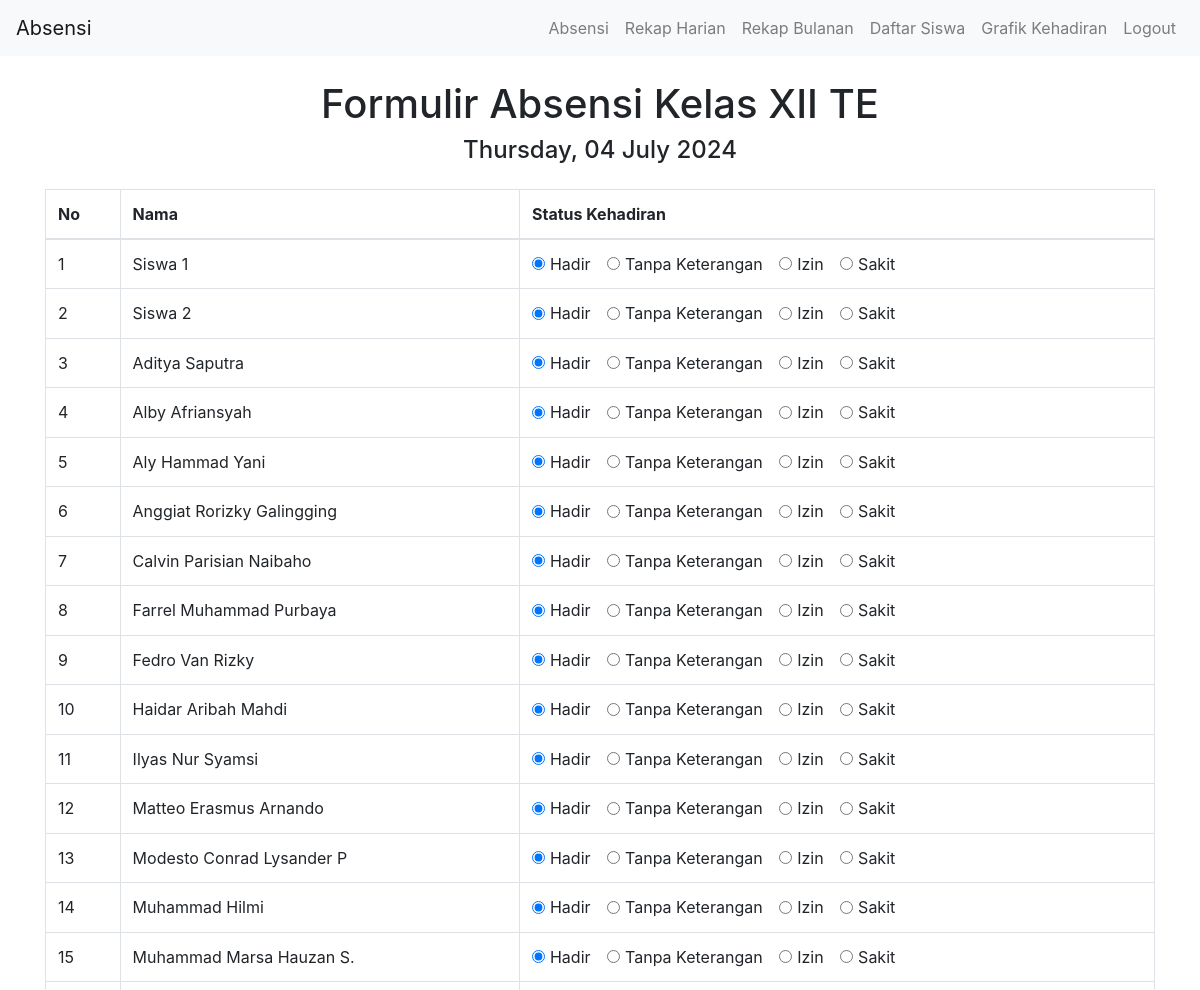
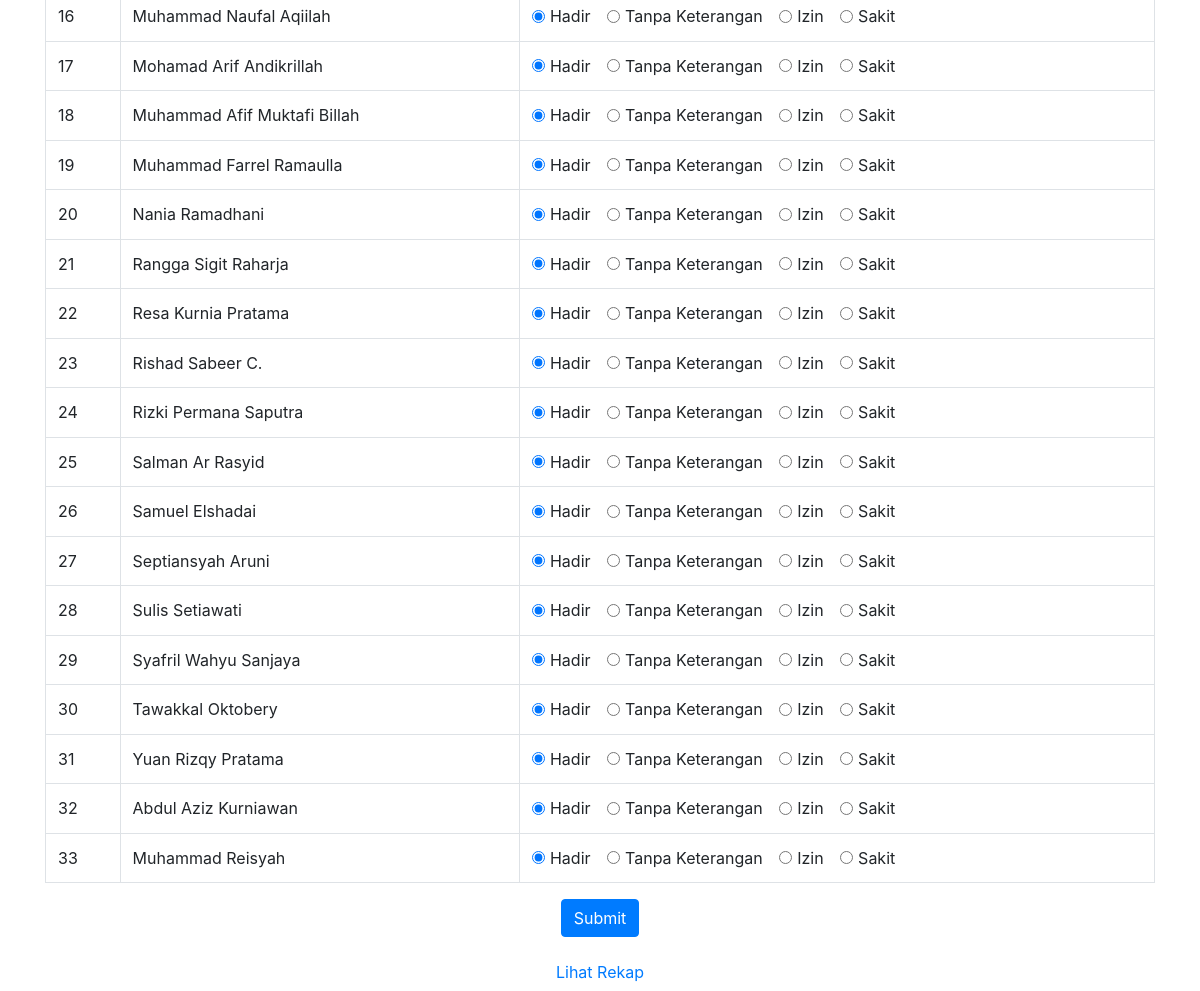
The app's page /index (signed in) with its own data (2 pictures, top to bottom).
### models.py (models this page shows, shortened)
class Student(db.Model):
    id = db.Column(db.Integer, primary_key=True)
    nama = db.Column(db.String(100))
    kelas = db.Column(db.String(10))
    attendances = db.relationship('Attendance', backref='student', lazy=True)

### app.py (the view, shortened to what this page needs)
@app.route('/index', methods=['GET', 'POST'])
@login_required
@walikelas_permission.union(sekretaris_permission).require(http_exception=403)
def index():
    students = Student.query.all()
    today = date.today()
    return render_template('index.html', students=students, today=today)

### app.py (called while the page is built)
@login_manager.user_loader
def load_user(user_id):
    with Session(db.engine) as session:
        return session.get(User, int(user_id))

@app.context_processor
def utility_processor():
    def total_attendance(student_id, year=datetime.now().year, month=datetime.now().month):
        return get_total_attendance(student_id, year, month)
    return dict(total_attendance=total_attendance)

### templates/index.html (shortened to what this page needs)
{% extends "base.html" %}
{% block content %}
    <h1 class="text-center mt-4">Formulir Absensi Kelas XII TE</h1>
    <h4 class="text-center mb-4">{{ today.strftime('%A, %d %B %Y') }}</h4>
    <form method="post">
        <table class="table table-bordered">
            <thead>
                <tr>
                    <th>No</th>
                    <th>Nama</th>
                    <th>Status Kehadiran</th>
                </tr>
            </thead>
            <tbody>
                {% for student in students %}
                <tr>
                    <td>{{ loop.index }}</td>
                    <td>{{ student.nama }}</td>
                    <td>
                        <div class="form-check form-check-inline">
                            <input class="form-check-input" type="radio" name="status-{{ student.id }}" value="H" checked>
                            <label class="form-check-label">Hadir</label>
                        </div>
                        <div class="form-check form-check-inline">
                            <input class="form-check-input" type="radio" name="status-{{ student.id }}" value="A">
                            <label class="form-check-label">Tanpa Keterangan</label>
                        </div>
                        <div class="form-check form-check-inline">
                            <input class="form-check-input" type="radio" name="status-{{ student.id }}" value="I">
                            <label class="form-check-label">Izin</label>
                        </div>
                        <div class="form-check form-check-inline">
                            <input class="form-check-input" type="radio" name="status-{{ student.id }}" value="S">
                            <label class="form-check-label">Sakit</label>
                        </div>
                    </td>
                </tr>
                {% endfor %}
            </tbody>
        </table>
        <div class="d-flex justify-content-center">
            <button type="submit" class="btn btn-primary">Submit</button>
        </div>
    </form>
    <div class="d-flex justify-content-center mt-3">
        <a href="{{ url_for('rekap') }}" class="btn btn-link">Lihat Rekap</a>
    </div>
{% endblock %}

### templates/base.html (style rules this page uses)
body { padding-top: 56px; }

### records on screen
Student: nama "Siswa 1"
Student: nama "Siswa 2"
Student: nama "Aditya Saputra"
Student: nama "Alby Afriansyah"
Student: nama "Aly Hammad Yani"
Student: nama "Anggiat Rorizky Galingging"
Student: nama "Calvin Parisian Naibaho"
Student: nama "Farrel Muhammad Purbaya"
Student: nama "Fedro Van Rizky"
Student: nama "Haidar Aribah Mahdi"
Student: nama "Ilyas Nur Syamsi"
Student: nama "Matteo Erasmus Arnando"
Student: nama "Modesto Conrad Lysander P"
Student: nama "Muhammad Hilmi"
Student: nama "Muhammad Marsa Hauzan S."
Student: nama "Muhammad Naufal Aqiilah"
Student: nama "Mohamad Arif Andikrillah"
Student: nama "Muhammad Afif Muktafi Billah"
Student: nama "Muhammad Farrel Ramaulla"
Student: nama "Nania Ramadhani"
Student: nama "Rangga Sigit Raharja"
Student: nama "Resa Kurnia Pratama"
Student: nama "Rishad Sabeer C."
Student: nama "Rizki Permana Saputra"
Student: nama "Salman Ar Rasyid"
Student: nama "Samuel Elshadai"
Student: nama "Septiansyah Aruni"
Student: nama "Sulis Setiawati"
Student: nama "Syafril Wahyu Sanjaya"
Student: nama "Tawakkal Oktobery"
Student: nama "Yuan Rizqy Pratama"
Student: nama "Abdul Aziz Kurniawan"
Student: nama "Muhammad Reisyah"
